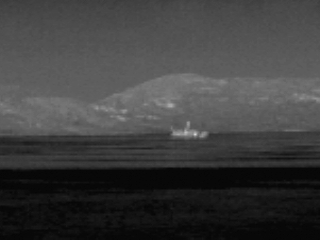
%> input picture ship/4.bmp, 320 x 240 px
$ octave wldenoise.m   (GNU Octave 9; MATLAB toolbox functions it lacks are replaced by stand-ins)
%> lines starting %> are read from the running program, lines starting %| are printed output that depends on the picture
clear;  close all;clc;

X=imread('4.bmp');
%> X is the input picture: size 240x320x3 uint8; min 5, max 214, mean 62.4

X=rgb2gray(X);
%> X: size 240x320 uint8
[M,N]=size(X);
%> M = 240; N = 320
subplot(221);

imshow(X);

title('原始图像');

% 生成含噪图像并图示

% init=2055615866;
%
% randn('seed',init);

% X=double(X);

% 添加随机噪声

% XX=X+32*randn(size(X));
XX=imnoise(X,'gaussian',0,0.005);
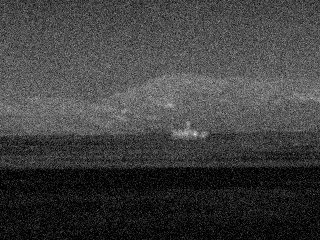
%> XX: size 240x320 uint8; min 0, max 231, mean 63

X=double(X);
%> X: size 240x320 double
XX=double(XX);
%> XX: size 240x320 double
mse=sum(sum((X-XX).^2))/(M*N);
%> mse = 293.4
psnr0=10*log10(255^2/mse)
%> psnr0 = 23.46
subplot(222);

imshow(uint8(XX));

title(' 含噪图像 ');

%用小波函数coif2对图像XX进行2层

% 分解

[c,l]=wavedec2(XX,2,'coif2');
%> l = [68 88; 68 88; 125 165; 240 320]

% 设置尺度向量

n=[1,2];

% 设置阈值向量 , 对高频小波系数进行阈值处理

p=[10.28,24.08];

nc=wthcoef2('h',c,l,n,p,'s');

% 图像的二维小波重构

X1=waverec2(nc,l,'coif2');
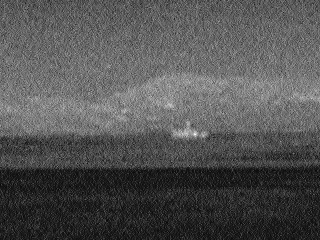
%> X1: size 240x320 double; min -16.52, max 226.5, mean 63; drawn with min black and max white

subplot(223);

imshow(uint8(X1),[]);

%colormap(map);

title(' 第一次消噪后的图像 ');

%再次对高频小波系数进行阈值处理

mc=wthcoef2('v',nc,l,n,p,'s');
mse=sum(sum((X-X1).^2))/(M*N);
%> mse = 233
psnr1=10*log10(255^2/mse)
%> psnr1 = 24.46
% 图像的二维小波重构

X2=waverec2(mc,l,'coif2');

subplot(224);

imshow(uint8(X2));

title(' 第二次消噪后的图像 ');
mse=sum(sum((X-X2).^2))/(M*N);
%> mse = 168.8
psnr2=10*log10(255^2/mse)
%> psnr2 = 25.86

figure
A=fspecial('average',2);%均值滤波
X3=filter2(A,XX,'same');
imshow(X3,[])
mse=sum(sum((X-X3).^2))/(M*N);
%> mse = 82.93
psnr3=10*log10(255^2/mse)
%> psnr3 = 28.94


wname='bior3.3';
[c,s]=wavedec2(XX,3,wname);
%> s = [36 46; 36 46; 65 85; 123 163; 240 320]
n=[1,2,3];p=[150,120,60];
nc1=wthcoef2('d',c,s,n,p,'s');
nc2=wthcoef2('d',c,s,n,p,'h');
rx1=(waverec2(nc1,s,wname));
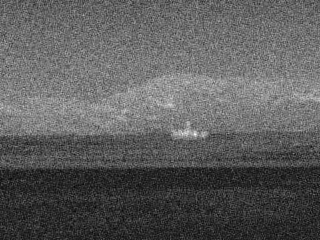
%> rx1: size 240x320 double; min -26.85, max 219.5, mean 63; drawn with min black and max white
mse=sum(sum((X-rx1).^2))/(M*N);
%> mse = 221.8
psnr4=10*log10(255^2/mse)
%> psnr4 = 24.67

rx2=(waverec2(nc2,s,wname));
mse=sum(sum((X-rx2).^2))/(M*N);
%> mse = 226.2
psnr5=10*log10(255^2/mse)
%> psnr5 = 24.59

$ run again, with ship/1.bmp copied over ship/4.bmp
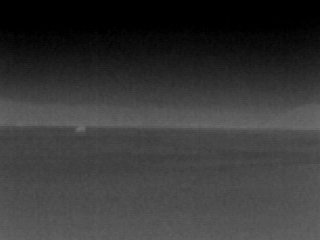
%> input picture ship/1.bmp, 320 x 240 px
%> X is the input picture: size 240x320x3 uint8; min 0, max 111, mean 54.8
%> `mse=sum(sum((X-XX).^2))/(M*N);`: mse = 288.7
%> psnr0 = 23.53
%> l = [68 88; 68 88; 125 165; 240 320]
%> `mse=sum(sum((X-X1).^2))/(M*N);`: mse = 227.4
%> psnr1 = 24.56
%> `X2=waverec2(mc,l,'coif2');`:
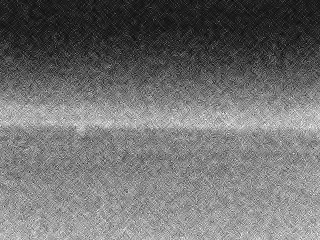
%> X2: size 240x320 double; min -12.6, max 142, mean 56; drawn with min black and max white
%> `mse=sum(sum((X-X2).^2))/(M*N);`: mse = 165.5
%> psnr2 = 25.94
%> `mse=sum(sum((X-X3).^2))/(M*N);`: mse = 93.06
%> psnr3 = 28.44
%> s = [36 46; 36 46; 65 85; 123 163; 240 320]
%> `rx1=(waverec2(nc1,s,wname));`:
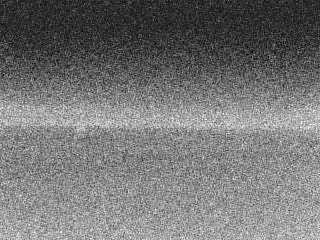
%> rx1: size 240x320 double; min -24.71, max 150.1, mean 56; drawn with min black and max white
%> `mse=sum(sum((X-rx1).^2))/(M*N);`: mse = 219
%> psnr4 = 24.73
%> `mse=sum(sum((X-rx2).^2))/(M*N);`: mse = 223.9
%> psnr5 = 24.63

$ run again, with ship/10.bmp copied over ship/4.bmp
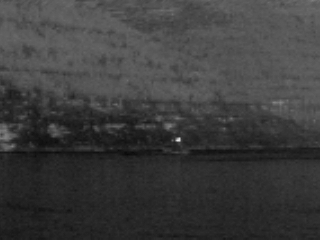
%> input picture ship/10.bmp, 320 x 240 px
%> X is the input picture: size 240x320x3 uint8; min 8, max 228, mean 61.1
%> `mse=sum(sum((X-XX).^2))/(M*N);`: mse = 319.4
%> psnr0 = 23.09
%> l = [68 88; 68 88; 125 165; 240 320]
%> `X1=waverec2(nc,l,'coif2');`:
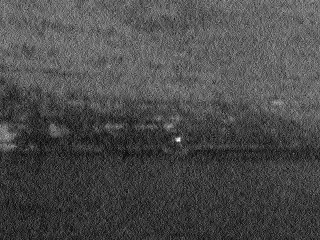
%> X1: size 240x320 double; min -10.65, max 231.5, mean 61; drawn with min black and max white
%> `mse=sum(sum((X-X1).^2))/(M*N);`: mse = 254
%> psnr1 = 24.08
%> `mse=sum(sum((X-X2).^2))/(M*N);`: mse = 186
%> psnr2 = 25.44
%> `mse=sum(sum((X-X3).^2))/(M*N);`: mse = 90.68
%> psnr3 = 28.56
%> s = [36 46; 36 46; 65 85; 123 163; 240 320]
%> `rx1=(waverec2(nc1,s,wname));`:
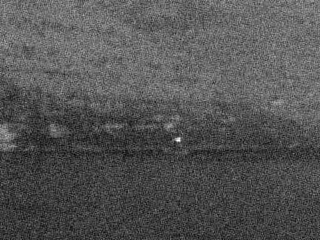
%> rx1: size 240x320 double; min -25.69, max 235.6, mean 61; drawn with min black and max white
%> `mse=sum(sum((X-rx1).^2))/(M*N);`: mse = 241.5
%> psnr4 = 24.3
%> `mse=sum(sum((X-rx2).^2))/(M*N);`: mse = 245.5
%> psnr5 = 24.23
